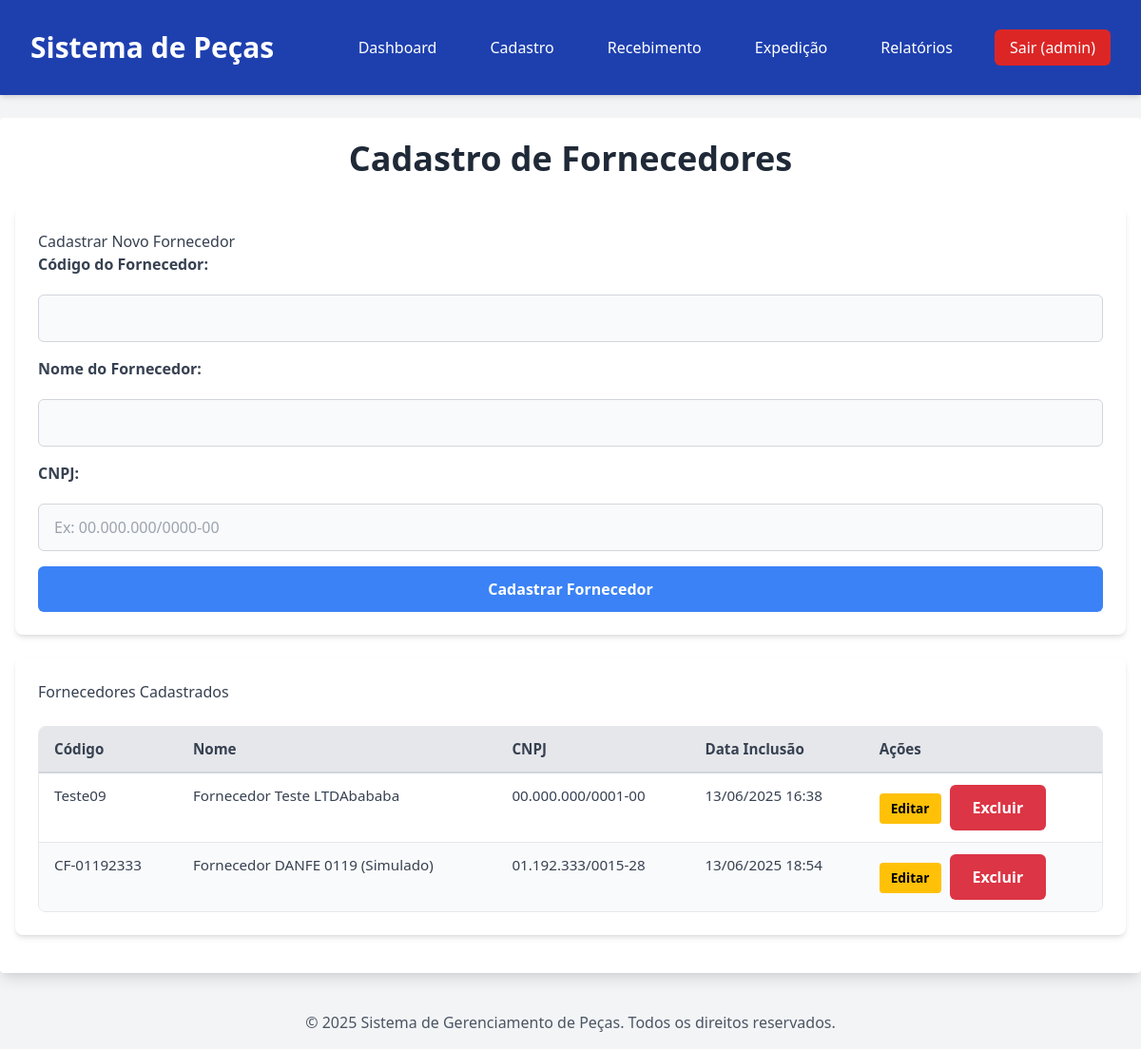
Before: /cadastro/fornecedores (signed in) with the older database file.
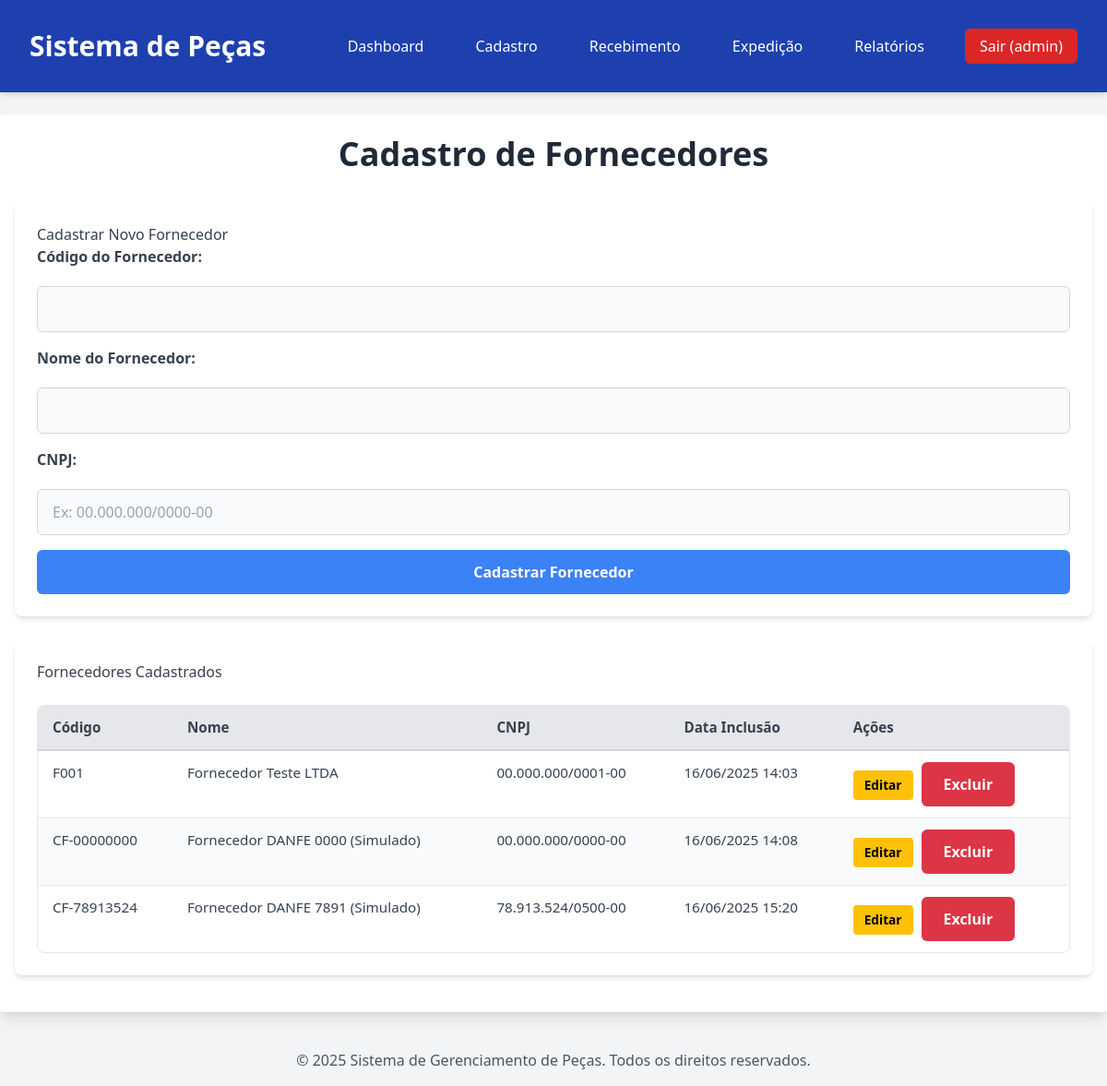
After: the same page with the newer database file.
### modules/core/models.py (models this page shows, shortened)
class Fornecedor(db.Model):
    __tablename__ = 'Fornecedores'
    id = db.Column(db.Integer, primary_key=True)
    codigo_fornecedor = db.Column(db.String(50), unique=True, nullable=False)
    nome = db.Column(db.String(255), nullable=False)
    cnpj = db.Column(db.String(18), unique=True, nullable=False)
    data_inclusao = db.Column(db.DateTime, default=db.func.current_timestamp())
    movimentacoes = db.relationship('Movimentacao', backref='fornecedor', lazy=True)

### modules/cadastro/routes.py (the view, shortened to what this page needs)
@cadastro.route('/cadastro/fornecedores', methods=['GET', 'POST'])
@login_required
def cadastro_fornecedores():
    if not has_permission(current_user, ['Gestor', 'LSL']):
        flash('Você não tem permissão para acessar esta página.', 'danger')
        return redirect(url_for('home'))
    fornecedores = Fornecedor.query.all()
    return render_template('cadastro/cadastro_fornecedores.html', fornecedores=fornecedores)

### modules/auth/models.py (called while the page is built)
@login_manager.user_loader
def load_user(user_id):
    return User.query.get(int(user_id))

### modules/cadastro/routes.py (called while the page is built)
def has_permission(user, allowed_roles):
    return user.is_authenticated and user.tipo_usuario in allowed_roles

### templates/cadastro/cadastro_fornecedores.html (shortened to what this page needs)
{% extends 'base.html' %}
{% block content %}
<div class="page-header">
    <h1>Cadastro de Fornecedores</h1>
</div>
<div class="section">
    <h2>Cadastrar Novo Fornecedor</h2>
    <form method="POST">
        <label for="codigo_fornecedor">Código do Fornecedor:</label>
        <input type="text" id="codigo_fornecedor" name="codigo_fornecedor" required>
        <label for="nome">Nome do Fornecedor:</label>
        <input type="text" id="nome" name="nome" required>
        <label for="cnpj">CNPJ:</label>
        <input type="text" id="cnpj" name="cnpj" pattern="\d{2}\.\d{3}\.\d{3}/\d{4}-\d{2}" placeholder="Ex: 00.000.000/0000-00" required>
        <button type="submit" class="bg-blue-500 hover:bg-blue-700">Cadastrar Fornecedor</button>
    </form>
</div>
<div class="section supplier-list">
    <h2>Fornecedores Cadastrados</h2>
    <table>
        <thead>
            <tr>
                <th>Código</th>
                <th>Nome</th>
                <th>CNPJ</th>
                <th>Data Inclusão</th>
                <th>Ações</th>
            </tr>
        </thead>
        <tbody>
            {% for fornecedor in fornecedores %}
            <tr>
                <td>{{ fornecedor.codigo_fornecedor }}</td>
                <td>{{ fornecedor.nome }}</td>
                <td>{{ fornecedor.cnpj }}</td>
                <td>{{ fornecedor.data_inclusao.strftime('%d/%m/%Y %H:%M') }}</td>
                <td>
                    <a href="{{ url_for('cadastro.editar_fornecedor', fornecedor_id=fornecedor.id) }}" class="btn btn-edit">Editar</a>
                    <form action="{{ url_for('cadastro.excluir_fornecedor', fornecedor_id=fornecedor.id) }}" method="POST" style="display:inline-block;">
                        <button type="submit" class="btn btn-delete" onclick="return confirm('Tem certeza que deseja excluir este fornecedor? Ele não poderá ser excluído se tiver movimentações vinculadas.')">Excluir</button>
                    </form>
                </td>
            </tr>
            {% else %}
            <tr>
                <td colspan="5">Nenhum fornecedor cadastrado ainda.</td>
            </tr>
            {% endfor %}
        </tbody>
    </table>
</div>
{% endblock %}

Changed rows visible on the page:
changed Fornecedor: codigo_fornecedor "Teste09" → "F001"; nome "Fornecedor Teste LTDAbababa" → "Fornecedor Teste LTDA"; data_inclusao "13/06/2025 16:38" → "16/06/2025 14:03"
changed Fornecedor: codigo_fornecedor "CF-01192333" → "CF-00000000"; nome "Fornecedor DANFE 0119 (Simulado)" → "Fornecedor DANFE 0000 (Simulado)"; cnpj "01.192.333/0015-28" → "00.000.000/0000-00"; data_inclusao "13/06/2025 18:54" → "16/06/2025 14:08"
added Fornecedor: codigo_fornecedor "CF-78913524", nome "Fornecedor DANFE 7891 (Simulado)", cnpj "78.913.524/0500-00", data_inclusao "16/06/2025 15:20"
